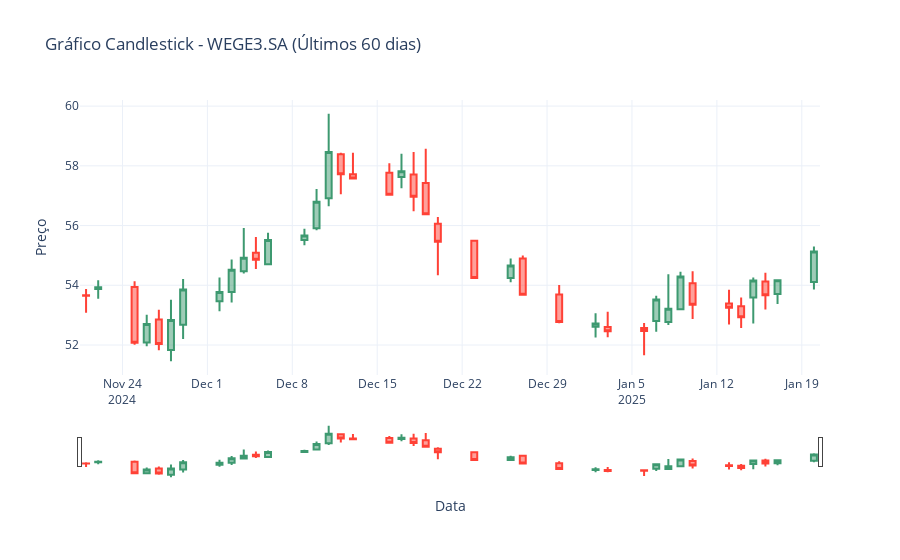

Source (notebook cell):
### Markdown cell above
#### 3. Gráfico de *candlestick*
1. Selecione o período dos últimos 60 dias (corridos) para um dos ativos da sua base
2. Monte um gráfico de *candlestick* para esses dados.

### Code cell
# Definir a data final e inicial

data_final = dados.index[-1]
data_inicial = data_final - timedelta(days=60)

# Selecionar os dados da WEGE, o com maior desvio padrão

ativo = 'WEGE3.SA'
dados_ativo = pd.DataFrame({
    'Open': dados[('Open', ativo)][data_inicial:data_final],
    'High': dados[('High', ativo)][data_inicial:data_final],
    'Low': dados[('Low', ativo)][data_inicial:data_final],
    'Close': dados[('Close', ativo)][data_inicial:data_final],
})

# Para o candlestick, precisamos usar graph_objects

fig_candle = graph_objects.Figure(
    data=[graph_objects.Candlestick(
    x=dados_ativo.index,
    open=dados_ativo['Open'],
    high=dados_ativo['High'],
    low=dados_ativo['Low'],
    close=dados_ativo['Close'],
    name=ativo
)])

# Alterações no layout

fig_candle.update_layout(
    title=f'Gráfico Candlestick - {ativo} (Últimos 60 dias)',
    yaxis_title='Preço',
    xaxis_title='Data',
    template='plotly_white'
)

fig_candle.show()

### Figure 1 — Plotly figure (JSON) as saved in the notebook; plotly's stock layout.template omitted (floating-point values rounded to 4 significant figures)
{"data": [{"close": [53.65, 53.93, 52.08, 52.7, 52.04, 52.83, 53.86, 53.77, 54.52, 54.92, 54.85, 55.52, 55.67, 56.8, 58.47, 57.72, 57.58, 57.03, 57.82, 56.97, 56.38, 55.46, 54.24, 54.66, 53.68, 52.77, 52.72, 52.46, 52.47, 53.52, 53.21, 54.29, 53.35, 53.25, 52.93, 54.16, 53.67, 54.17, 55.13], "high": [53.87, 54.17, 54.13, 53.01, 53.18, 53.51, 54.21, 54.26, 54.86, 55.92, 55.62, 55.76, 55.89, 57.23, 59.74, 58.44, 58.44, 58.09, 58.41, 58.47, 58.58, 56.29, 55.49, 54.9, 55, 54.01, 53.06, 53.11, 52.74, 53.65, 54.37, 54.45, 54.47, 53.85, 53.59, 54.26, 54.42, 54.17, 55.3], "low": [53.08, 53.55, 52.01, 51.96, 51.83, 51.46, 52.2, 53.13, 53.42, 54.39, 54.54, 54.67, 55.34, 55.84, 56.65, 57.05, 57.56, 57.03, 57.25, 56.48, 56.36, 54.33, 54.22, 54.1, 53.68, 52.73, 52.25, 52.26, 51.66, 52.44, 52.67, 53.2, 52.87, 52.69, 52.57, 52.72, 53.19, 53.37, 53.86], "name": "WEGE3.SA", "open": [53.66, 53.87, 53.94, 52.09, 52.85, 51.84, 52.67, 53.46, 53.77, 54.47, 55.09, 54.7, 55.52, 55.91, 56.92, 58.39, 57.72, 57.77, 57.63, 57.71, 57.43, 56.06, 55.49, 54.24, 54.9, 53.69, 52.61, 52.6, 52.57, 52.8, 52.77, 53.2, 54.07, 53.39, 53.3, 53.59, 54.13, 53.71, 54.11], "type": "candlestick", "x": ["2024-11-21T00:00:00", "2024-11-22T00:00:00", "2024-11-25T00:00:00", "2024-11-26T00:00:00", "2024-11-27T00:00:00", "2024-11-28T00:00:00", "2024-11-29T00:00:00", "2024-12-02T00:00:00", "2024-12-03T00:00:00", "2024-12-04T00:00:00", "2024-12-05T00:00:00", "2024-12-06T00:00:00", "2024-12-09T00:00:00", "2024-12-10T00:00:00", "2024-12-11T00:00:00", "2024-12-12T00:00:00", "2024-12-13T00:00:00", "2024-12-16T00:00:00", "2024-12-17T00:00:00", "2024-12-18T00:00:00", "2024-12-19T00:00:00", "2024-12-20T00:00:00", "2024-12-23T00:00:00", "2024-12-26T00:00:00", "2024-12-27T00:00:00", "2024-12-30T00:00:00", "2025-01-02T00:00:00", "2025-01-03T00:00:00", "2025-01-06T00:00:00", "2025-01-07T00:00:00", "2025-01-08T00:00:00", "2025-01-09T00:00:00", "2025-01-10T00:00:00", "2025-01-13T00:00:00", "2025-01-14T00:00:00", "2025-01-15T00:00:00", "2025-01-16T00:00:00", "2025-01-17T00:00:00", "2025-01-20T00:00:00"]}], "layout": {"title": {"text": "Gráfico Candlestick - WEGE3.SA (Últimos 60 dias)"}, "xaxis": {"title": {"text": "Data"}}, "yaxis": {"title": {"text": "Preço"}}}}
